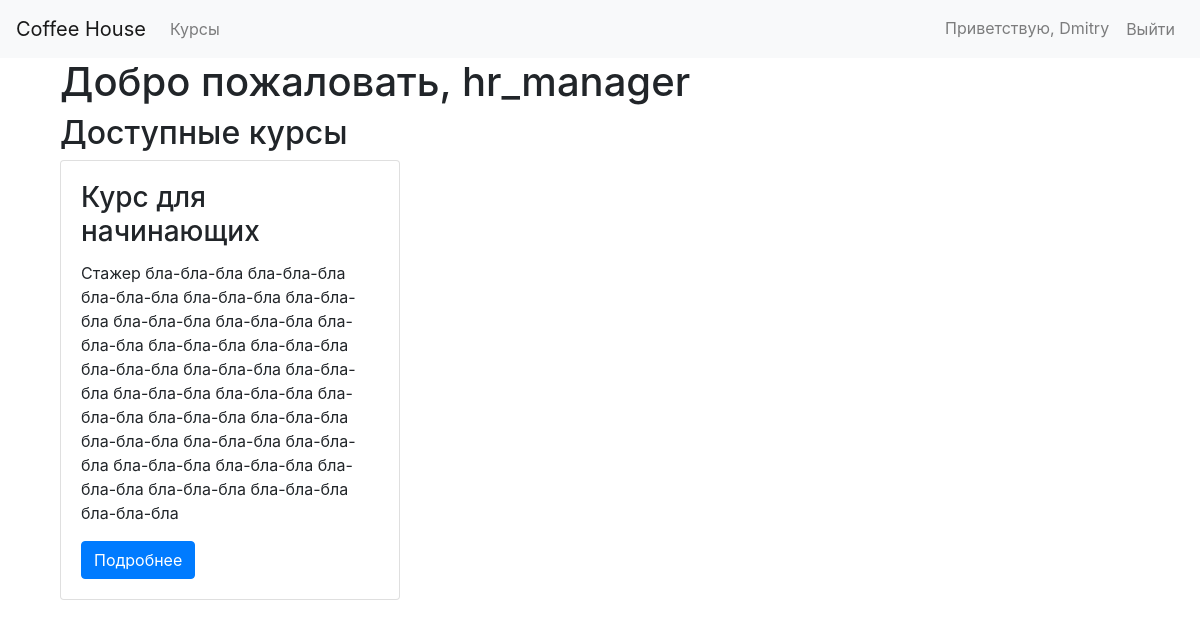
The app's page /courses/dashboard/ (signed in), older data.
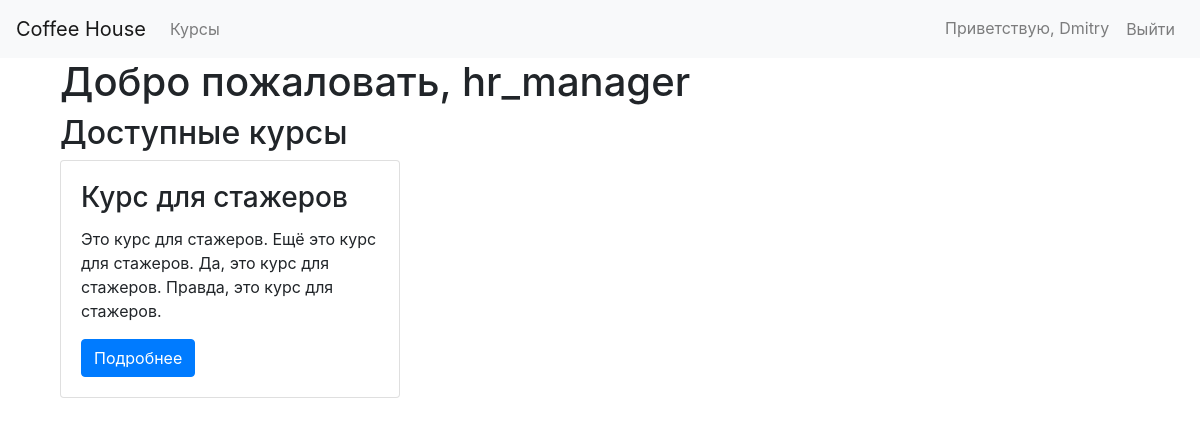
The same page, newer data.
### employees/models.py (models this page shows, shortened)
class UserProfile(models.Model):
    user = models.OneToOneField(User, on_delete=models.CASCADE)
    role = models.CharField(max_length=20, choices=ROLE_CHOICES)

### courses/models.py (models this page shows, shortened)
class Course(models.Model):
    title = models.CharField(max_length=100)
    description = models.TextField()
    role = models.CharField(max_length=20, choices=ROLE_CHOICES)
    video_url = models.URLField(blank=True)
    course_slug = models.SlugField(unique=True, max_length=100, default='')
    users = models.ManyToManyField(UserProfile, through='LearningProgress')
    @property
    def role_hierarchy(self):
        return ROLE_HIERARCHY[self.role]

### courses/views.py (the view)
# urls.py: path('dashboard/', dashboard, name='dashboard'),
@login_required
def dashboard(request):
    try:
        user_profile = getattr(request.user, 'userprofile', None)
        available_courses = get_available_courses(user_profile)
        lectures = Lecture.objects.all()
        tests = Test.objects.all()
        role = user_profile.role if user_profile else None
        return render(request, 'courses/dashboard.html',
                      {'role': role, 'courses': available_courses, 'lectures': lectures, 'tests': tests})
    except UserProfile.DoesNotExist:
        return HttpResponse("Профиль пользователя не найден")

### courses/views.py (called while the page is built)
def get_available_courses(user_profile):
    courses = Course.objects.all()
    available_courses = []
    for course in courses:
        if user_profile and user_profile.role in course.role_hierarchy:
            available_courses.append(course)
    return available_courses

### templates/courses/dashboard.html (shortened to what this page needs)
{% extends 'base.html' %}
{% load static %}
{% block content %}
<div class="container">
    <h1>Добро пожаловать, {{ role }}</h1>
    <h2>Доступные курсы</h2>
    <div class="row">
        {% for course in courses %}
        <div class="col-md-4">
            <div class="card mb-4">
                <div class="card-body">
                    <h3 class="card-title">{{ course.title }}</h3>
                    <p class="card-text">{{ course.description }}</p>
                    <a href="{% url 'course_detail' course.course_slug %}" class="btn btn-primary">Подробнее</a>
                </div>
            </div>
        </div>
        {% empty %}
        <p>Нет доступных курсов</p>
        {% endfor %}
    </div>
</div>
</div>
{% endblock %}

Row changes from the older to the newer data that the page shows:
removed Course: title "Курс для начинающих", description "Стажер бла-бла-бла бла-бла-бла бла-бла-бла бла-бла-бла бла-бла-бла бла-бла-бла бла-бла-бла бла-бла-бла бла-бла-бла бла-бла-бла бла-бла-бла бла-бла-бла бла-бла-бла бла-бла-бла бла-бла-бла бла-бла-бла бла-бла-бла бла-бла-бла бла-бла-бла бла-бла-бла бла-бла-бла бла-бла-бла бла-бла-бла бла-бла-бла бла-бла-бла бла-бла-бла бла-бла-бла"
added Course: title "Курс для стажеров", description "Это курс для стажеров. Ещё это курс для стажеров. Да, это курс для стажеров. Правда, это курс для стажеров."
